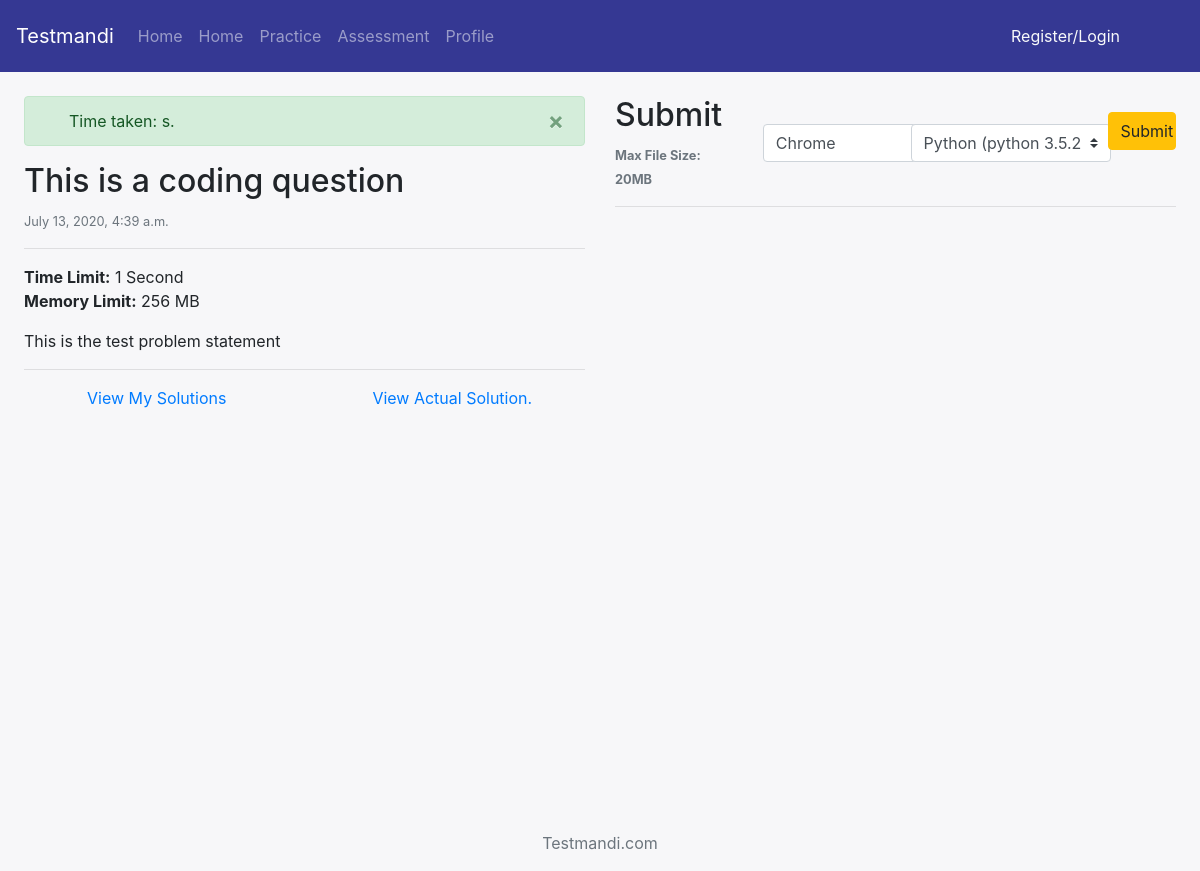
Screenshot of /question/TIACQ with the database file from the repository.
### dashboard/models.py (models this page shows, shortened)
class Question(models.Model):
    title = models.CharField(max_length=100, blank=True, null=True)
    question = models.TextField(max_length=5000, blank=True, null=True)
    hit = models.CharField(max_length=10, blank=True, null=True)
    difficulty = models.IntegerField(choices=QUESTION_DIFFI, blank=True, null=True)
    topic = models.CharField(max_length=250, blank=True, null=True)
    subtopic = models.CharField(max_length=250, blank=True, null=True)
    subsubtopic = models.CharField(max_length=250, blank=True, null=True)
    time_limit = models.CharField(max_length=10, blank=True, null=True)
    time_stamp = models.DateTimeField(auto_now_add=True)

### dashboard/views.py (the view, shortened to what this page needs)
# urls.py: path('question/<str:hit>', question_details_view, name="question"),
def question_details_view(request, hit):
    question = Question.objects.get(hit=hit)
    language = Languagedefault.objects.all()
    context = {
        "title": hit,
        "question": question,
        "lang":language
    }
    user = request.user
    code = Submission.objects.filter(user=user.username, question_hit=hit).order_by('-time_stamp')
    if code.count() > 0:
        context["code"] = code.first().solution
        context["language"] = code.first().language
    else:
        context["code"] = ""
        context["language"] = "c_cpp"
    return render(request, 'dashboard/question.html', context)

### templates/dashboard/question.html (shortened to what this page needs)
{% extends "base/base.html" %}
{% block content %}
    <div class="p-4">
        {% load markdown_deux_tags %}
        <form action="" id="code_form" method="POST">{% csrf_token %}
            <div class="row">
                <div class="col-6">
                    <div id="alertwindow" class="alert alert-success alert-dismissible fade show" role="alert">
                        <strong class="mr-4"></strong> Time taken:  s.
                        <button type="button" class="close" data-dismiss="alert" aria-label="Close">
                            <span aria-hidden="true">&times;</span>
                        </button>
                    </div>
                    <div class="row">
                        <div class="col-10">
                            <h2>{{ question.title }}</h2>
                            <small class="text-muted">
                                {{ question.time_stamp }}
                            </small>
                        </div>
                        <div class="col-2 pr-3">
                        </div>
                    </div>
                    <hr>
                    <p>
                        <strong>Time Limit:</strong> {{ question.time_limit }} Second <br>
                        <strong>Memory Limit:</strong> 256 MB
                    </p>
                    <p>
                        {{ question.question | markdown }}
                    </p>
                    <hr>
                    <div class="row text-center">
                        <div class="col">
                            <a href="{% url 'submissions' %}" class="text-primary">View My Solutions</a>
                        </div>
                        <div class="col">
                            <a href="#" class="text-primary">View Actual Solution.</a>
                        </div>
                    </div>
                </div>
                <div class="col-6">
                    <div class="row">
                        <div class="col-3">
                            <h2>Submit</h2>
                            <small class="text-muted">
                                <strong>Max File Size: 20MB</strong>
                            </small>
                        </div>
                        <div class="col-3 form-inline">
                            <select name="theme" class="custom-select my-1 mr-sm-2" onchange="change_theme(theme)"
                                    style="width: 200px" id="inlineFormCustomSelectPref">
                                <optgroup label="Bright">
                                    <option class="theme-option" value="chrome">Chrome</option>
                                </optgroup>
                            </select>
                        </div>
                        <div class="col-4 sticky-top form-inline">
                            <select name="language" id="language" class="custom-select my-1"
                                    onchange="change_lang(language);change_default(language)"
                                    style="width: 200px" id="inlineFormCustomSelectPref">
                                {% for i in lang %}
                                <option value="{{i.subvalue}}" data-subvalue="{{i.value}}">{{i.language}} ({{i.version}})</option>
                                {% endfor %}
                            </select>
                        </div>
                        <div class="col-2 sticky-top">
                            <button class="btn btn-warning mt-3 btn-block" type="button" id="codesubmit" >
                                Submit
                            </button>
                        </div>
                    </div>
                    <hr>
                    {% include 'dashboard/editor.html' %}
                </div>
            </div>
        </form>
    </div>
{% endblock %}

### static/css/style.css (style rules this page uses)
body { background-color: rgba(242, 242, 246, 0.56) !important; }

### rows the page displays
Question: title "This is a coding question", time_stamp "July 13, 2020, 4:39 a.m.", time_limit "1", question "This is the test problem statement"

### other values shown
form field language "Python (python 3.5.2)"
